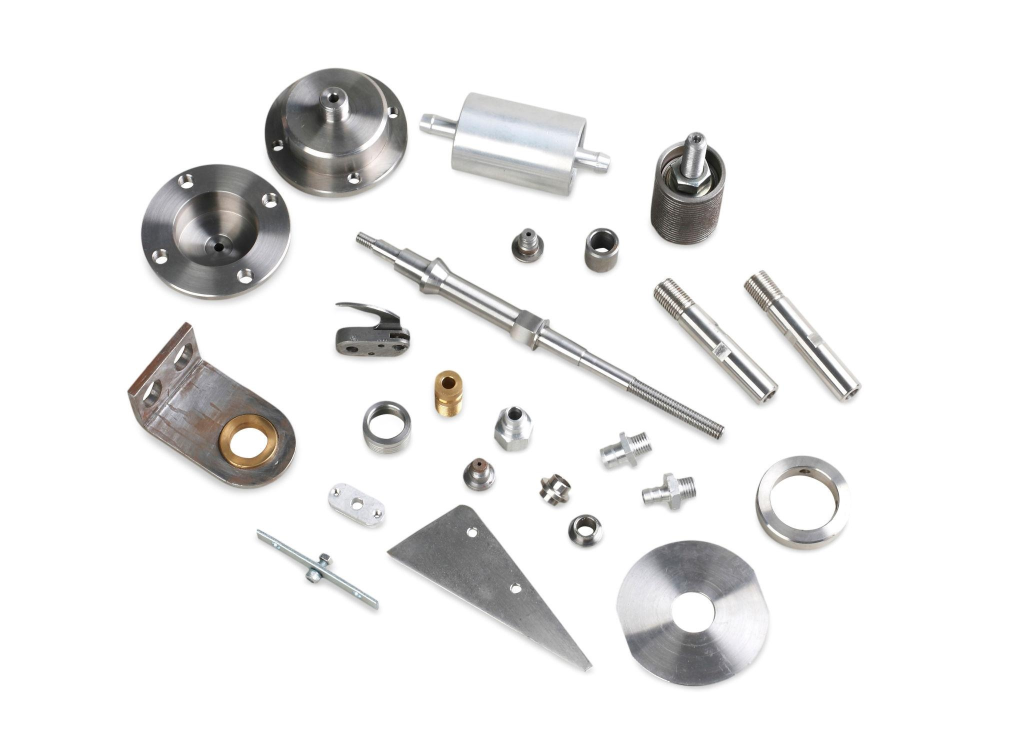
#> input picture original.jpg, 2048 x 1486 px, given in place of tools_count.jpg, which was not available (shown at 1/2 size)
$ python measurement.py
#> lines starting #> are read from the running program, lines starting #| are printed output that depends on the picture; after the words box and inside, x2 and y2 are one past the last pixel; in counts of white or black regions, pixels touching at a corner belong together; pictures that were not available may be replaced by others from this repository, and a replacement may not be noted
import cv2
import numpy as np
import csv
import os
import math


# ============================================================
# 1. SETTINGS
# ============================================================

IMAGE_PATH = "input/tools_count.jpg"

OUTPUT_FOLDER = "output"

MIN_AREA = 2000

THRESHOLD_VALUE = 200


# ============================================================
# 2. CREATE OUTPUT FOLDER
# ============================================================

os.makedirs(
    OUTPUT_FOLDER,
    exist_ok=True
)


# ============================================================
# 3. LOAD IMAGE
# ============================================================

img = cv2.imread(IMAGE_PATH)
#> img is the input picture: shape (1486, 2048, 3); mean B, G, R 236.2, 236.5, 236.9

if img is None:
    raise FileNotFoundError(
        f"Could not load image:\n{IMAGE_PATH}"
    )

print("Image loaded successfully")
print("Image shape:", img.shape)
#| Image shape: (1486, 2048, 3)


# ============================================================
# 4. GRAYSCALE
# ============================================================

gray = cv2.cvtColor(
    img,
    cv2.COLOR_BGR2GRAY
)


# ============================================================
# 5. SEGMENTATION
# ============================================================

_, mask = cv2.threshold(
    gray,
    THRESHOLD_VALUE,
    255,
    cv2.THRESH_BINARY_INV
)
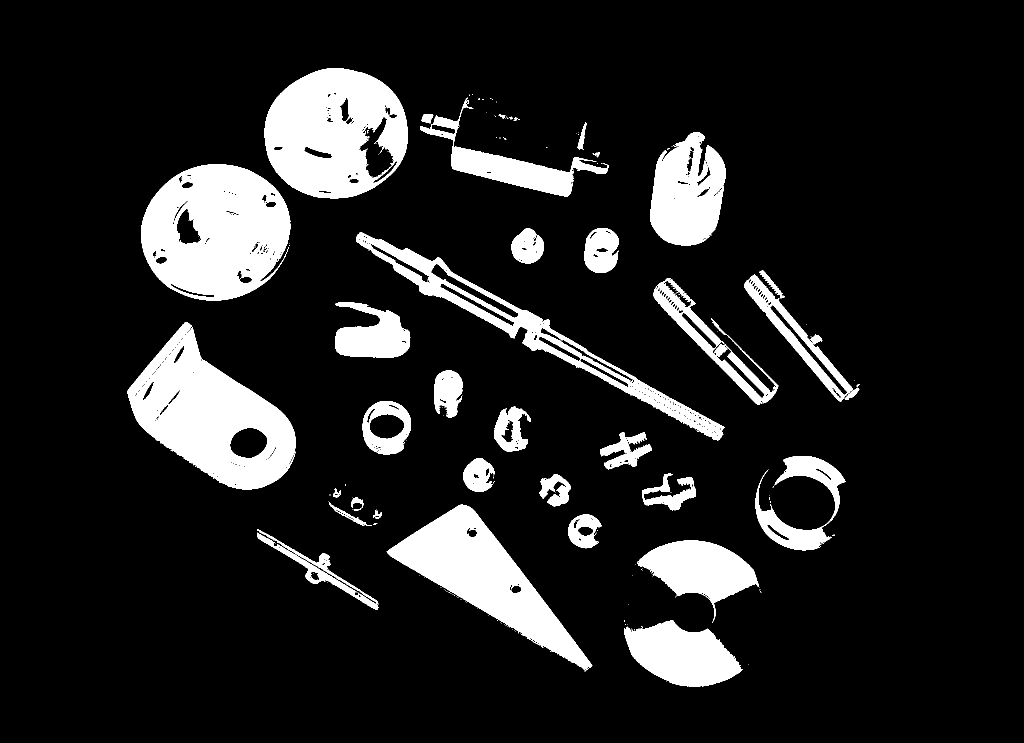
#> mask: shape (1486, 2048) (shown at 1/2 size); 13.2% white; 203 white regions (164 under 20 px), largest, box (x1, y1, x2, y2) and area: (282, 328, 581, 601) 58978, (255, 644, 592, 979) 56737, (529, 136, 816, 397) 52478


# ============================================================
# 6. MORPHOLOGICAL CLEANUP
# ============================================================

kernel = np.ones(
    (5, 5),
    dtype=np.uint8
)

# Remove small noise
mask = cv2.morphologyEx(
    mask,
    cv2.MORPH_OPEN,
    kernel
)
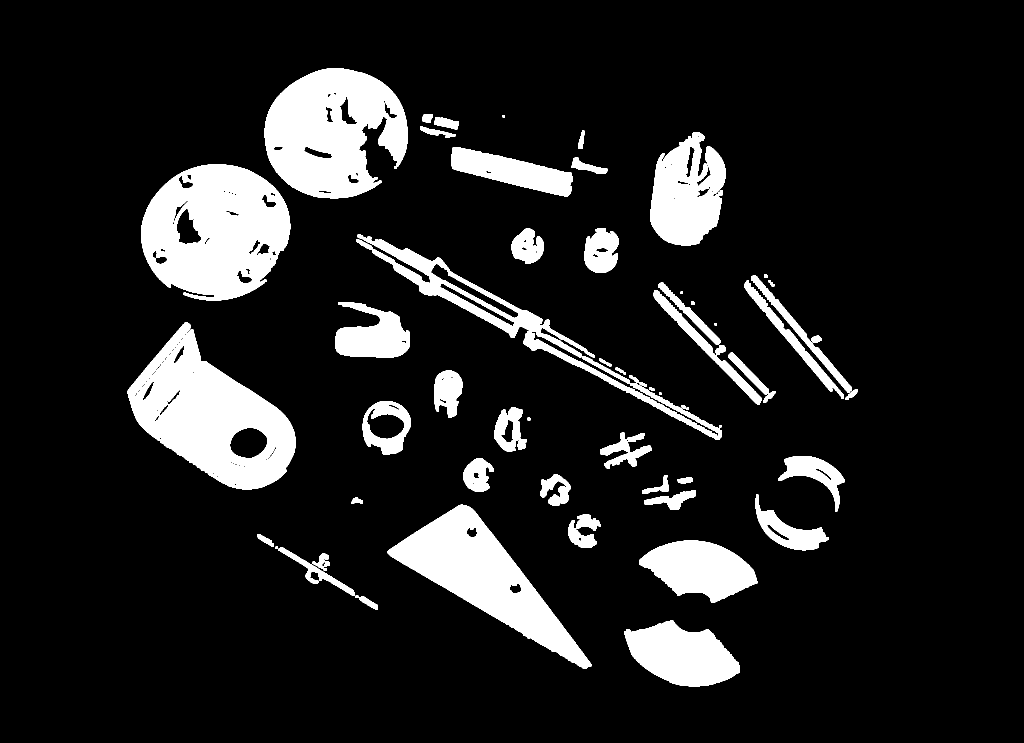
#> mask: shape (1486, 2048) (shown at 1/2 size); 12.7% white; 61 white regions, largest, box (x1, y1, x2, y2) and area: (282, 328, 581, 601) 58043, (255, 645, 592, 979) 56500, (529, 136, 816, 397) 51625

# Close small gaps
mask = cv2.morphologyEx(
    mask,
    cv2.MORPH_CLOSE,
    kernel
)
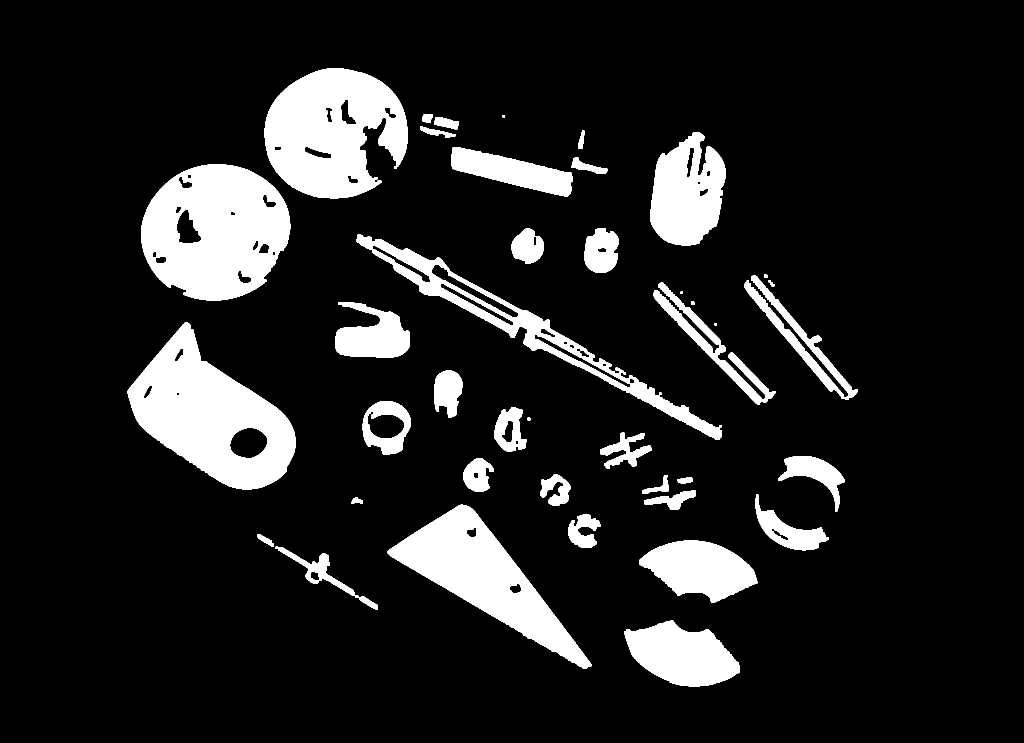
#> mask: shape (1486, 2048) (shown at 1/2 size); 12.9% white; 41 white regions


# ============================================================
# 7. FIND CONTOURS
# ============================================================

contours, hierarchy = cv2.findContours(
    mask,
    cv2.RETR_EXTERNAL,
    cv2.CHAIN_APPROX_SIMPLE
)
#> contours = 41 contours, 3 with area under 20; largest, box (x1, y1, x2, y2) and area: (282, 328, 581, 601) 62551, (255, 645, 592, 979) 60753, (529, 136, 816, 397) 53516, (775, 1009, 1183, 1338) 43724, (712, 468, 1444, 880) 32115

print("Contours found:", len(contours))
#| Contours found: 41


# ============================================================
# 8. CREATE OUTPUT IMAGE
# ============================================================

output = img.copy()

object_count = 0


# ============================================================
# 9. CREATE CSV FILE
# ============================================================

CSV_FILE = os.path.join(
    OUTPUT_FOLDER,
    "measurements.csv"
)

csv_file = open(
    CSV_FILE,
    "w",
    newline=""
)

csv_writer = csv.writer(
    csv_file
)

csv_writer.writerow([
    "Object_ID",
    "Area_px2",
    "Perimeter_px",
    "Centroid_X",
    "Centroid_Y",
    "Bounding_X",
    "Bounding_Y",
    "Width_px",
    "Height_px",
    "Circularity",
    "Hull_Area_px2",
    "Solidity"
])


# ============================================================
# 10. PROCESS EACH CONTOUR
# ============================================================

for contour in contours:

    # --------------------------------------------------------
    # AREA
    # --------------------------------------------------------

    area = cv2.contourArea(contour)

    if area < MIN_AREA:
        continue

    object_count += 1


    # --------------------------------------------------------
    # PERIMETER
    # --------------------------------------------------------

    perimeter = cv2.arcLength(
        contour,
        True
    )


    # --------------------------------------------------------
    # CENTROID
    # --------------------------------------------------------

    M = cv2.moments(contour)

    if M["m00"] != 0:

        cx = int(
            M["m10"] / M["m00"]
        )

        cy = int(
            M["m01"] / M["m00"]
        )

    else:

        cx = 0
        cy = 0


    # --------------------------------------------------------
    # BOUNDING BOX
    # --------------------------------------------------------

    x, y, w, h = cv2.boundingRect(
        contour
    )


    # --------------------------------------------------------
    # CIRCULARITY
    # --------------------------------------------------------

    if perimeter > 0:

        circularity = (
            4 * math.pi * area
        ) / (
            perimeter ** 2
        )

    else:

        circularity = 0


    # --------------------------------------------------------
    # CONVEX HULL
    # --------------------------------------------------------

    hull = cv2.convexHull(
        contour
    )


    # --------------------------------------------------------
    # HULL AREA
    # --------------------------------------------------------

    hull_area = cv2.contourArea(
        hull
    )


    # --------------------------------------------------------
    # SOLIDITY
    # --------------------------------------------------------

    if hull_area > 0:

        solidity = (
            area / hull_area
        )

    else:

        solidity = 0


    # ========================================================
    # PRINT RESULTS
    # ========================================================

    print("\n------------------------------")

    print(
        "Object:",
        object_count
    )

    print(
        "Area:",
        round(area, 2)
    )

    print(
        "Perimeter:",
        round(perimeter, 2)
    )

    print(
        "Centroid:",
        (cx, cy)
    )

    print(
        "Bounding box:",
        (x, y, w, h)
    )

    print(
        "Width:",
        w
    )

    print(
        "Height:",
        h
    )

    print(
        "Circularity:",
        round(circularity, 4)
    )

    print(
        "Hull area:",
        round(hull_area, 2)
    )

    print(
        "Solidity:",
        round(solidity, 4)
    )


    # ========================================================
    # SAVE TO CSV
    # ========================================================

    csv_writer.writerow([
        object_count,
        round(area, 2),
        round(perimeter, 2),
        cx,
        cy,
        x,
        y,
        w,
        h,
        round(circularity, 4),
        round(hull_area, 2),
        round(solidity, 4)
    ])


    # ========================================================
    # ANNOTATION 1 — GREEN CONTOUR
    # ========================================================

    cv2.drawContours(
        output,
        [contour],
        -1,
        (0, 255, 0),
        2
    )


    # ========================================================
    # ANNOTATION 2 — MAGENTA CONVEX HULL
    # ========================================================

    cv2.polylines(
        output,
        [hull],
        True,
        (255, 0, 255),
        2
    )


    # ========================================================
    # ANNOTATION 3 — BLUE BOUNDING BOX
    # ========================================================

    cv2.rectangle(
        output,
        (x, y),
        (x + w, y + h),
        (255, 0, 0),
        2
    )


    # ========================================================
    # ANNOTATION 4 — RED CENTROID
    # ========================================================

    cv2.circle(
        output,
        (cx, cy),
        6,
        (0, 0, 255),
        -1
    )


    # ========================================================
    # ANNOTATION 5 — OBJECT NUMBER
    # ========================================================

    cv2.putText(
        output,
        f"Object {object_count}",
        (x, max(y - 10, 20)),
        cv2.FONT_HERSHEY_SIMPLEX,
        0.7,
        (0, 255, 255),
        2
    )


    # ========================================================
    # ANNOTATION 6 — AREA
    # ========================================================

    cv2.putText(
        output,
        f"Area: {area:.0f}",
        (x, y + h + 25),
        cv2.FONT_HERSHEY_SIMPLEX,
        0.55,
        (255, 255, 255),
        2
    )
#> this loop made 41 passes
#> (area, perimeter, cx, cy, x, y, w, h) on passes 1, 2, 3, 5, 6, 8, 12, 13, 14, 15, 17, 18: (19796.5, 638, 1363, 1309, 1249, 1241, 231, 132), (3430, 629.1, 647, 1147, 551, 1093, 205, 126), (18392.5, 617.8, 1399, 1137, 1278, 1081, 237, 125), (2426, 349.1, 1166, 1062, 1136, 1029, 66, 67), (43724.5, 1144.9, 968, 1154, 775, 1009, 408, 329), (5725, 457.4, 1577, 1063, 1511, 989, 147, 112), (2063, 333.1, 1111, 979, 1080, 948, 61, 64), (2710.5, 251.2, 954, 950, 926, 916, 62, 68), (5047, 451.5, 1629, 945, 1557, 912, 132, 111), (2775.5, 541.1, 1250, 901, 1200, 865, 103, 73), (3859.5, 304.1, 1018, 860, 988, 814, 65, 89), (7738.5, 358, 772, 852, 725, 802, 97, 108)
#> area on passes 4, 7, 9, 10, 11, 16: 303, 168.5, 1639.5, 265.5, 592, 24.5
#> (printed output is left out)
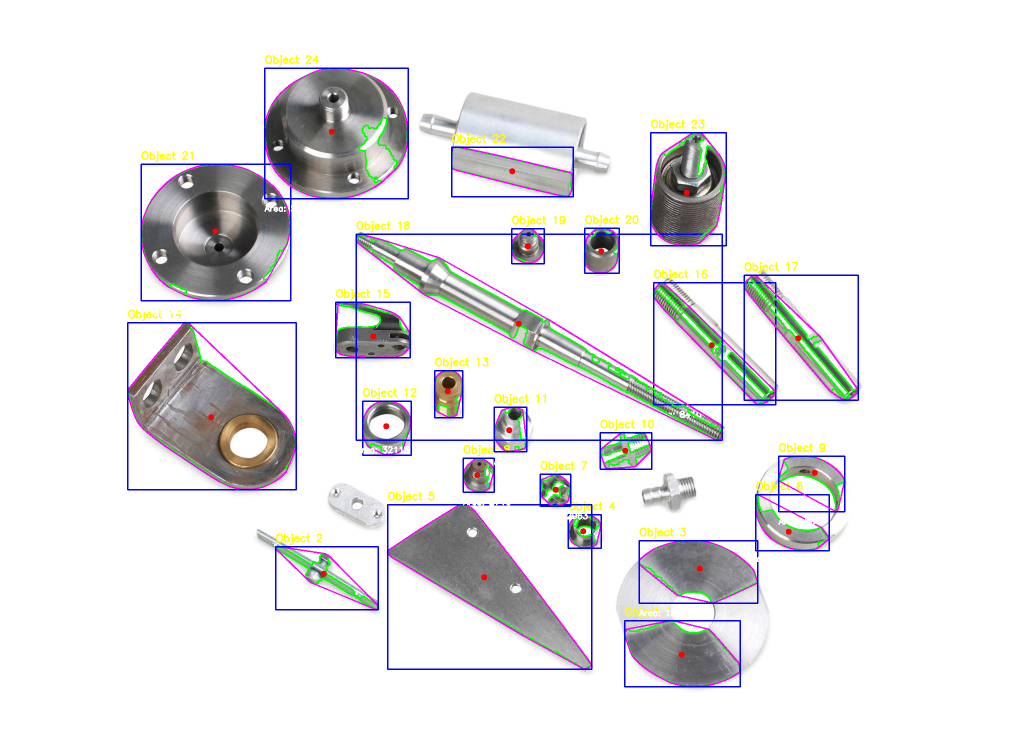
#> output: shape (1486, 2048, 3) (shown at 1/2 size); 4.52% of pixels changed, all inside (x1, y1, x2, y2) = (254, 110, 1718, 1375)
#> after the loop, object_count = 24


# ============================================================
# 11. TOTAL OBJECT COUNT
# ============================================================

print("\n====================================")
print("TOTAL OBJECTS:", object_count)
#| TOTAL OBJECTS: 24
print("====================================")


# ============================================================
# 12. DRAW TOTAL OBJECT COUNT
# ============================================================

cv2.putText(
    output,
    f"TOTAL OBJECTS: {object_count}",
    (30, 50),
    cv2.FONT_HERSHEY_SIMPLEX,
    1.2,
    (0, 255, 255),
    3
)
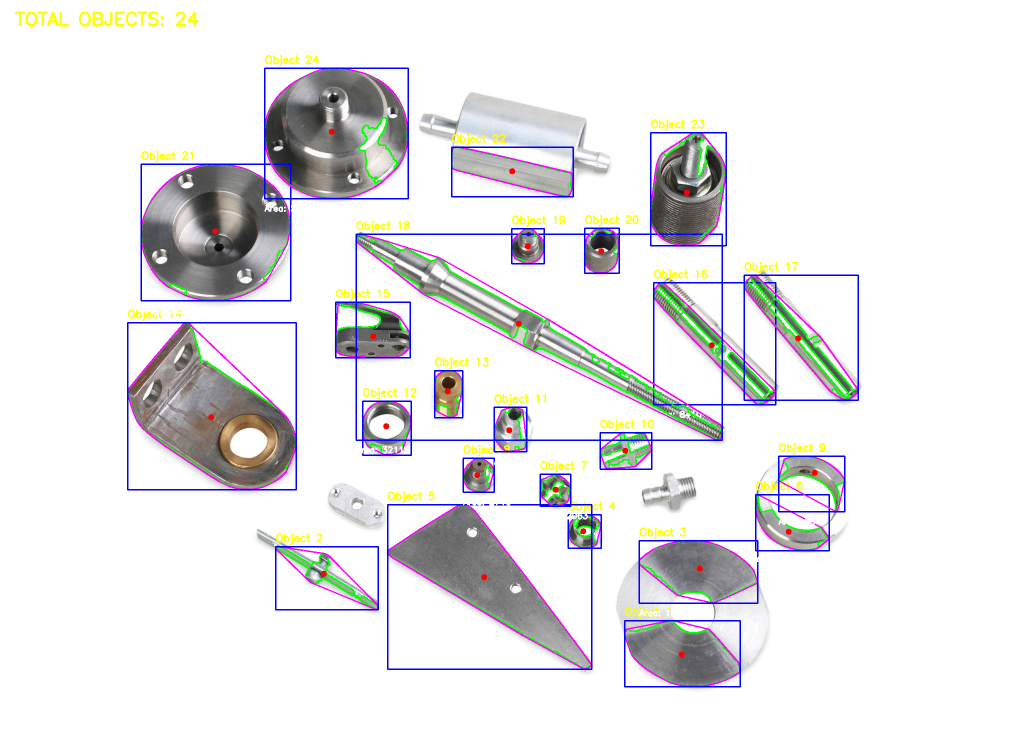
#> output: shape (1486, 2048, 3) (shown at 1/2 size); 0.14% of pixels changed, all inside (x1, y1, x2, y2) = (29, 23, 398, 53)


# ============================================================
# 13. SAVE ORIGINAL IMAGE
# ============================================================

original_path = os.path.join(
    OUTPUT_FOLDER,
    "original.jpg"
)

cv2.imwrite(
    original_path,
    img
)


# ============================================================
# 14. SAVE MASK IMAGE
# ============================================================

mask_path = os.path.join(
    OUTPUT_FOLDER,
    "mask.jpg"
)

cv2.imwrite(
    mask_path,
    mask
)


# ============================================================
# 15. SAVE ANNOTATED IMAGE
# ============================================================

annotated_path = os.path.join(
    OUTPUT_FOLDER,
    "annotated_objects.jpg"
)

cv2.imwrite(
    annotated_path,
    output
)


# ============================================================
# 16. CLOSE CSV
# ============================================================

csv_file.close()


# ============================================================
# 17. DISPLAY IMAGES
# ============================================================

cv2.imshow(
    "Original",
    img
)

cv2.imshow(
    "Mask",
    mask
)

cv2.imshow(
    "Annotated Objects",
    output
)

cv2.waitKey(0)

cv2.destroyAllWindows()


# ============================================================
# 18. SHOW SAVED FILE LOCATIONS
# ============================================================

print("\n====================================")
print("FILES SAVED SUCCESSFULLY")
print("====================================")

print("\nOriginal:")
print(original_path)

print("\nMask:")
print(mask_path)

print("\nAnnotated:")
print(annotated_path)

print("\nCSV:")
print(CSV_FILE)
